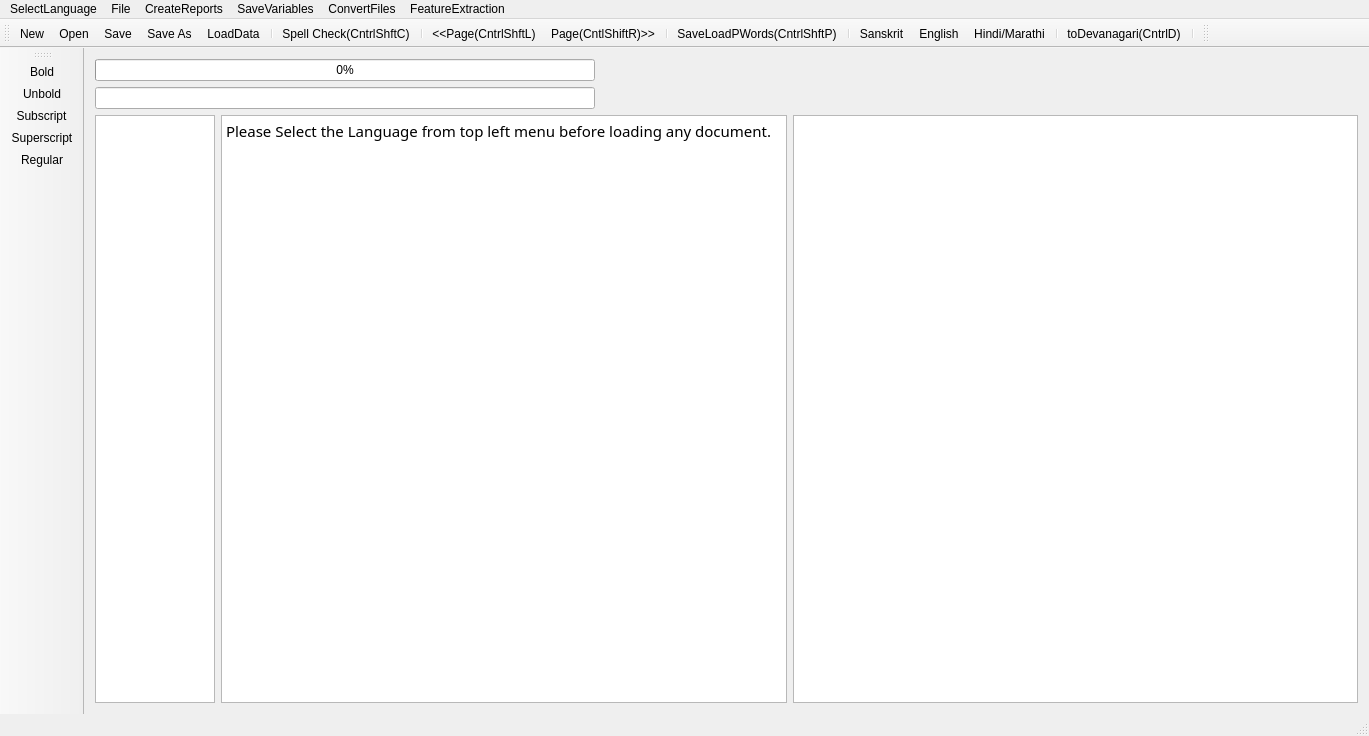
<?xml version="1.0" encoding="UTF-8"?>
<ui version="4.0">
 <class>MainWindow</class>
 <widget class="QMainWindow" name="MainWindow">
  <property name="geometry">
   <rect>
    <x>0</x>
    <y>0</y>
    <width>1369</width>
    <height>736</height>
   </rect>
  </property>
  <property name="mouseTracking">
   <bool>true</bool>
  </property>
  <property name="windowTitle">
   <string>MainWindow</string>
  </property>
  <widget class="QWidget" name="centralWidget">
   <layout class="QVBoxLayout" name="verticalLayout">
    <item>
     <widget class="QProgressBar" name="progressBar">
      <property name="maximumSize">
       <size>
        <width>500</width>
        <height>16777215</height>
       </size>
      </property>
      <property name="value">
       <number>0</number>
      </property>
      <property name="alignment">
       <set>Qt::AlignRight|Qt::AlignTrailing|Qt::AlignVCenter</set>
      </property>
     </widget>
    </item>
    <item>
     <widget class="QLineEdit" name="lineEdit">
      <property name="maximumSize">
       <size>
        <width>500</width>
        <height>16777215</height>
       </size>
      </property>
     </widget>
    </item>
    <item>
     <layout class="QHBoxLayout" name="horizontalLayout">
      <item>
       <widget class="QTextEdit" name="textEdit">
        <property name="maximumSize">
         <size>
          <width>120</width>
          <height>16777215</height>
         </size>
        </property>
        <property name="font">
         <font>
          <family>FreeSans</family>
          <italic>true</italic>
         </font>
        </property>
        <property name="sizeAdjustPolicy">
         <enum>QAbstractScrollArea::AdjustToContents</enum>
        </property>
        <property name="readOnly">
         <bool>true</bool>
        </property>
       </widget>
      </item>
      <item>
       <widget class="QTextBrowser" name="textBrowser">
        <property name="font">
         <font>
          <family>Shobhika</family>
          <pointsize>16</pointsize>
          <italic>false</italic>
         </font>
        </property>
        <property name="mouseTracking">
         <bool>true</bool>
        </property>
        <property name="sizeAdjustPolicy">
         <enum>QAbstractScrollArea::AdjustToContents</enum>
        </property>
        <property name="undoRedoEnabled">
         <bool>true</bool>
        </property>
        <property name="readOnly">
         <bool>false</bool>
        </property>
        <property name="html">
         <string>&lt;!DOCTYPE HTML PUBLIC &quot;-//W3C//DTD HTML 4.0//EN&quot; &quot;http://www.w3.org/TR/REC-html40/strict.dtd&quot;&gt;
&lt;html&gt;&lt;head&gt;&lt;meta name=&quot;qrichtext&quot; content=&quot;1&quot; /&gt;&lt;meta charset=&quot;utf-8&quot; /&gt;&lt;style type=&quot;text/css&quot;&gt;
p, li { white-space: pre-wrap; }
hr { height: 1px; border-width: 0; }
&lt;/style&gt;&lt;/head&gt;&lt;body style=&quot; font-family:'Shobhika'; font-size:16pt; font-weight:400; font-style:normal;&quot;&gt;
&lt;p style=&quot; margin-top:0px; margin-bottom:0px; margin-left:0px; margin-right:0px; -qt-block-indent:0; text-indent:0px;&quot;&gt;&lt;span style=&quot; font-family:'Ubuntu'; font-size:11pt;&quot;&gt;Please Select the Language from top left menu before loading any document.&lt;/span&gt;&lt;/p&gt;&lt;/body&gt;&lt;/html&gt;</string>
        </property>
        <property name="acceptRichText">
         <bool>true</bool>
        </property>
        <property name="textInteractionFlags">
         <set>Qt::LinksAccessibleByKeyboard|Qt::LinksAccessibleByMouse|Qt::TextBrowserInteraction|Qt::TextEditable|Qt::TextEditorInteraction|Qt::TextSelectableByKeyboard|Qt::TextSelectableByMouse</set>
        </property>
       </widget>
      </item>
      <item>
       <widget class="QGraphicsView" name="graphicsView">
        <property name="sizeAdjustPolicy">
         <enum>QAbstractScrollArea::AdjustIgnored</enum>
        </property>
        <property name="alignment">
         <set>Qt::AlignCenter</set>
        </property>
        <property name="dragMode">
         <enum>QGraphicsView::ScrollHandDrag</enum>
        </property>
        <property name="transformationAnchor">
         <enum>QGraphicsView::AnchorViewCenter</enum>
        </property>
        <property name="resizeAnchor">
         <enum>QGraphicsView::AnchorViewCenter</enum>
        </property>
       </widget>
      </item>
     </layout>
    </item>
   </layout>
   <zorder>lineEdit</zorder>
   <zorder>progressBar</zorder>
  </widget>
  <widget class="QMenuBar" name="menuBar">
   <property name="geometry">
    <rect>
     <x>0</x>
     <y>0</y>
     <width>1369</width>
     <height>22</height>
    </rect>
   </property>
   <widget class="QMenu" name="menuOCR_Correction_Window">
    <property name="title">
     <string>File</string>
    </property>
    <addaction name="actionNew"/>
    <addaction name="actionOpen"/>
    <addaction name="actionSave"/>
    <addaction name="actionSave_As"/>
    <addaction name="actionSpell_Check"/>
    <addaction name="actionLoad_Next_Page"/>
    <addaction name="actionLoad_Prev_Page"/>
    <addaction name="separator"/>
    <addaction name="actionLoadGDocPage"/>
    <addaction name="actionToDevanagari"/>
    <addaction name="actionLoadData"/>
    <addaction name="actionLoadDict"/>
    <addaction name="actionLoadOCRWords"/>
    <addaction name="actionLoadDomain"/>
    <addaction name="actionLoadSubPS"/>
    <addaction name="actionLoadConfusions"/>
    <addaction name="actionSugg"/>
    <addaction name="actionToSlp1"/>
   </widget>
   <widget class="QMenu" name="menuCreateReports">
    <property name="title">
     <string>CreateReports</string>
    </property>
    <addaction name="actionCreateBest2OCR"/>
    <addaction name="actionCreateSuggestionLog"/>
    <addaction name="actionCreateSuggestionLogNearestPriority"/>
    <addaction name="actionErrorDetectionRep"/>
    <addaction name="actionErrorDetectWithoutAdaptation"/>
    <addaction name="actionErrorDetectionRepUniq"/>
   </widget>
   <widget class="QMenu" name="menuSaveVariables">
    <property name="title">
     <string>SaveVariables</string>
    </property>
    <addaction name="actionCPair"/>
    <addaction name="actionPrimarySecOCRPair"/>
    <addaction name="actionCPairIEROcrVsCorrect"/>
    <addaction name="actionCPairGEROcrVsCorrect"/>
   </widget>
   <widget class="QMenu" name="menuConvertFiles">
    <property name="title">
     <string>ConvertFiles</string>
    </property>
    <addaction name="actionToSlp1_2"/>
    <addaction name="actionToDev"/>
    <addaction name="actionExtractDev"/>
    <addaction name="actionEditDistRep"/>
    <addaction name="actionConfusionFreqHist"/>
    <addaction name="actionFilterOutGT50EditDisPairs"/>
   </widget>
   <widget class="QMenu" name="menuFeatureExtraction">
    <property name="title">
     <string>FeatureExtraction</string>
    </property>
    <addaction name="actionPrepareFeatures"/>
   </widget>
   <widget class="QMenu" name="menuSelectLanguage">
    <property name="title">
     <string>SelectLanguage</string>
    </property>
    <addaction name="actionSanskrit"/>
    <addaction name="actionHindi"/>
    <addaction name="actionEnglish"/>
   </widget>
   <addaction name="menuSelectLanguage"/>
   <addaction name="menuOCR_Correction_Window"/>
   <addaction name="menuCreateReports"/>
   <addaction name="menuSaveVariables"/>
   <addaction name="menuConvertFiles"/>
   <addaction name="menuFeatureExtraction"/>
  </widget>
  <widget class="QToolBar" name="mainToolBar">
   <attribute name="toolBarArea">
    <enum>TopToolBarArea</enum>
   </attribute>
   <attribute name="toolBarBreak">
    <bool>false</bool>
   </attribute>
   <addaction name="actionNew"/>
   <addaction name="actionOpen"/>
   <addaction name="actionSave"/>
   <addaction name="actionSave_As"/>
   <addaction name="actionLoadData"/>
   <addaction name="separator"/>
   <addaction name="actionSpell_Check"/>
   <addaction name="separator"/>
   <addaction name="actionLoad_Prev_Page"/>
   <addaction name="actionLoad_Next_Page"/>
   <addaction name="separator"/>
   <addaction name="actionLoadGDocPage"/>
   <addaction name="separator"/>
   <addaction name="actionSanskrit"/>
   <addaction name="actionEnglish"/>
   <addaction name="actionHindi"/>
   <addaction name="separator"/>
   <addaction name="actionToDevanagari"/>
   <addaction name="separator"/>
  </widget>
  <widget class="QStatusBar" name="statusBar"/>
  <widget class="QToolBar" name="toolBar">
   <property name="windowTitle">
    <string>toolBar</string>
   </property>
   <attribute name="toolBarArea">
    <enum>TopToolBarArea</enum>
   </attribute>
   <attribute name="toolBarBreak">
    <bool>false</bool>
   </attribute>
  </widget>
  <widget class="QToolBar" name="toolBar_2">
   <property name="windowTitle">
    <string>toolBar_2</string>
   </property>
   <attribute name="toolBarArea">
    <enum>LeftToolBarArea</enum>
   </attribute>
   <attribute name="toolBarBreak">
    <bool>false</bool>
   </attribute>
   <addaction name="actionBold"/>
   <addaction name="actionUnbold"/>
   <addaction name="actionSubscript"/>
   <addaction name="actionSuperscript"/>
   <addaction name="actionRegular"/>
  </widget>
  <action name="actionOpen">
   <property name="icon">
    <iconset resource="AppResources.qrc">
     <normaloff>:/Images/open.png</normaloff>:/Images/open.png</iconset>
   </property>
   <property name="text">
    <string>Open</string>
   </property>
   <property name="shortcut">
    <string>Ctrl+O</string>
   </property>
  </action>
  <action name="actionSave">
   <property name="icon">
    <iconset resource="AppResources.qrc">
     <normaloff>:/Images/save.png</normaloff>:/Images/save.png</iconset>
   </property>
   <property name="text">
    <string>Save</string>
   </property>
   <property name="shortcut">
    <string>Ctrl+S</string>
   </property>
  </action>
  <action name="actionSave_As">
   <property name="icon">
    <iconset resource="AppResources.qrc">
     <normaloff>:/Images/save-as.png</normaloff>:/Images/save-as.png</iconset>
   </property>
   <property name="text">
    <string>Save As</string>
   </property>
   <property name="shortcut">
    <string>Ctrl+Shift+S</string>
   </property>
  </action>
  <action name="actionNew">
   <property name="icon">
    <iconset resource="AppResources.qrc">
     <normaloff>:/Images/New.png</normaloff>:/Images/New.png</iconset>
   </property>
   <property name="text">
    <string>New</string>
   </property>
   <property name="shortcut">
    <string>Ctrl+N</string>
   </property>
  </action>
  <action name="actionSpell_Check">
   <property name="text">
    <string>Spell Check(CntrlShftC)</string>
   </property>
   <property name="shortcut">
    <string>Ctrl+Shift+C</string>
   </property>
  </action>
  <action name="actionLoad_Next_Page">
   <property name="text">
    <string>Page(CntlShiftR)&gt;&gt;</string>
   </property>
   <property name="toolTip">
    <string>Page(CntlShiftR)&gt;&gt;</string>
   </property>
   <property name="shortcut">
    <string>Ctrl+Shift+R</string>
   </property>
  </action>
  <action name="actionLoad_Prev_Page">
   <property name="text">
    <string>&lt;&lt;Page(CntrlShftL)</string>
   </property>
   <property name="toolTip">
    <string>&lt;&lt;Page(CntrlShftL)</string>
   </property>
   <property name="shortcut">
    <string>Ctrl+Shift+L</string>
   </property>
  </action>
  <action name="actionLoadGDocPage">
   <property name="text">
    <string>Save&amp;LoadPWords(CntrlShftP)</string>
   </property>
   <property name="shortcut">
    <string>Ctrl+Shift+P</string>
   </property>
  </action>
  <action name="actionToDevanagari">
   <property name="text">
    <string>toDevanagari(CntrlD)</string>
   </property>
   <property name="shortcut">
    <string>Ctrl+D</string>
   </property>
  </action>
  <action name="actionLoadData">
   <property name="text">
    <string>LoadData</string>
   </property>
  </action>
  <action name="actionLoadDict">
   <property name="text">
    <string>LoadDict</string>
   </property>
  </action>
  <action name="actionLoadOCRWords">
   <property name="text">
    <string>LoadOCRWords</string>
   </property>
  </action>
  <action name="actionLoadDomain">
   <property name="text">
    <string>LoadDomain</string>
   </property>
  </action>
  <action name="actionLoadSubPS">
   <property name="text">
    <string>LoadSubPS</string>
   </property>
  </action>
  <action name="actionLoadConfusions">
   <property name="text">
    <string>LoadConfusions</string>
   </property>
  </action>
  <action name="actionSugg">
   <property name="text">
    <string>sugg</string>
   </property>
   <property name="shortcut">
    <string>Menu</string>
   </property>
  </action>
  <action name="actionCreateBest2OCR">
   <property name="text">
    <string>CreateBest2OCR</string>
   </property>
  </action>
  <action name="actionToSlp1">
   <property name="text">
    <string>toSlp1</string>
   </property>
   <property name="shortcut">
    <string>Ctrl+G</string>
   </property>
  </action>
  <action name="actionCreateSuggestionLog">
   <property name="text">
    <string>CreateSuggestionLog</string>
   </property>
  </action>
  <action name="actionCreateSuggestionLogNearestPriority">
   <property name="text">
    <string>CreateSuggestionLogNearestPriority</string>
   </property>
  </action>
  <action name="actionErrorDetectionRep">
   <property name="text">
    <string>ErrorDetectionRep</string>
   </property>
  </action>
  <action name="actionErrorDetectWithoutAdaptation">
   <property name="text">
    <string>ErrorDetectWithoutAdaptation</string>
   </property>
  </action>
  <action name="actionCPair">
   <property name="text">
    <string>CPair</string>
   </property>
  </action>
  <action name="actionToSlp1_2">
   <property name="text">
    <string>toSlp1</string>
   </property>
  </action>
  <action name="actionToDev">
   <property name="text">
    <string>toDev</string>
   </property>
  </action>
  <action name="actionExtractDev">
   <property name="text">
    <string>ExtractDevWords</string>
   </property>
   <property name="toolTip">
    <string>ExtractDevWords</string>
   </property>
  </action>
  <action name="actionPrimarySecOCRPair">
   <property name="text">
    <string>PrimarySecOCRPairs</string>
   </property>
  </action>
  <action name="actionCPairIEROcrVsCorrect">
   <property name="text">
    <string>CPairIEROcrVsCorrect</string>
   </property>
  </action>
  <action name="actionEditDistRep">
   <property name="text">
    <string>EditDistRep</string>
   </property>
  </action>
  <action name="actionConfusionFreqHist">
   <property name="text">
    <string>ConfusionFreqHist</string>
   </property>
  </action>
  <action name="actionCPairGEROcrVsCorrect">
   <property name="text">
    <string>CPairGEROcrVsCorrect</string>
   </property>
  </action>
  <action name="actionFilterOutGT50EditDisPairs">
   <property name="text">
    <string>FilterOutGT50EditDisPairs</string>
   </property>
  </action>
  <action name="actionPrepareFeatures">
   <property name="text">
    <string>PrepareFeatures</string>
   </property>
  </action>
  <action name="actionErrorDetectionRepUniq">
   <property name="text">
    <string>ErrorSuggRepUniq</string>
   </property>
  </action>
  <action name="actionSanskrit">
   <property name="text">
    <string>Sanskrit</string>
   </property>
  </action>
  <action name="actionHindi">
   <property name="text">
    <string>Hindi/Marathi</string>
   </property>
  </action>
  <action name="actionEnglish">
   <property name="text">
    <string>English</string>
   </property>
   <property name="toolTip">
    <string>English</string>
   </property>
  </action>
  <action name="actionBold">
   <property name="text">
    <string>Bold</string>
   </property>
   <property name="toolTip">
    <string>Bolds the selected text</string>
   </property>
  </action>
  <action name="actionUnbold">
   <property name="text">
    <string>Unbold</string>
   </property>
   <property name="toolTip">
    <string>Unbolds the selected text</string>
   </property>
  </action>
  <action name="actionSuperscript">
   <property name="text">
    <string>Superscript</string>
   </property>
   <property name="toolTip">
    <string>Superscripts the selected text</string>
   </property>
  </action>
  <action name="actionSubscript">
   <property name="text">
    <string>Subscript</string>
   </property>
   <property name="toolTip">
    <string>Subscripts the selected text</string>
   </property>
  </action>
  <action name="actionRegular">
   <property name="text">
    <string>Regular</string>
   </property>
   <property name="toolTip">
    <string>Makes the selected text regular</string>
   </property>
  </action>
 </widget>
 <layoutdefault spacing="6" margin="11"/>
 <tabstops>
  <tabstop>textBrowser</tabstop>
  <tabstop>graphicsView</tabstop>
 </tabstops>
 <resources>
  <include location="AppResources.qrc"/>
 </resources>
 <connections/>
</ui>
